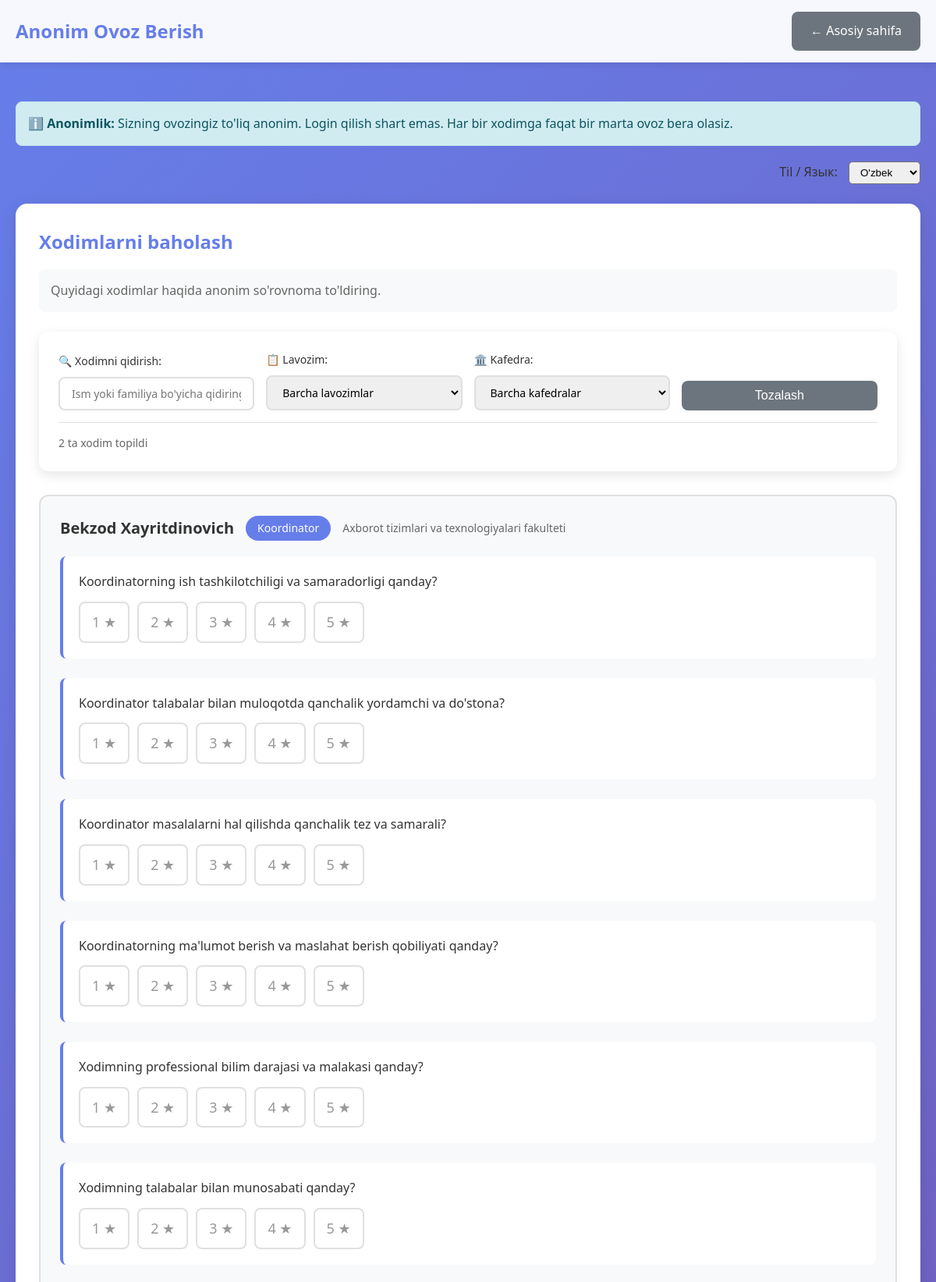
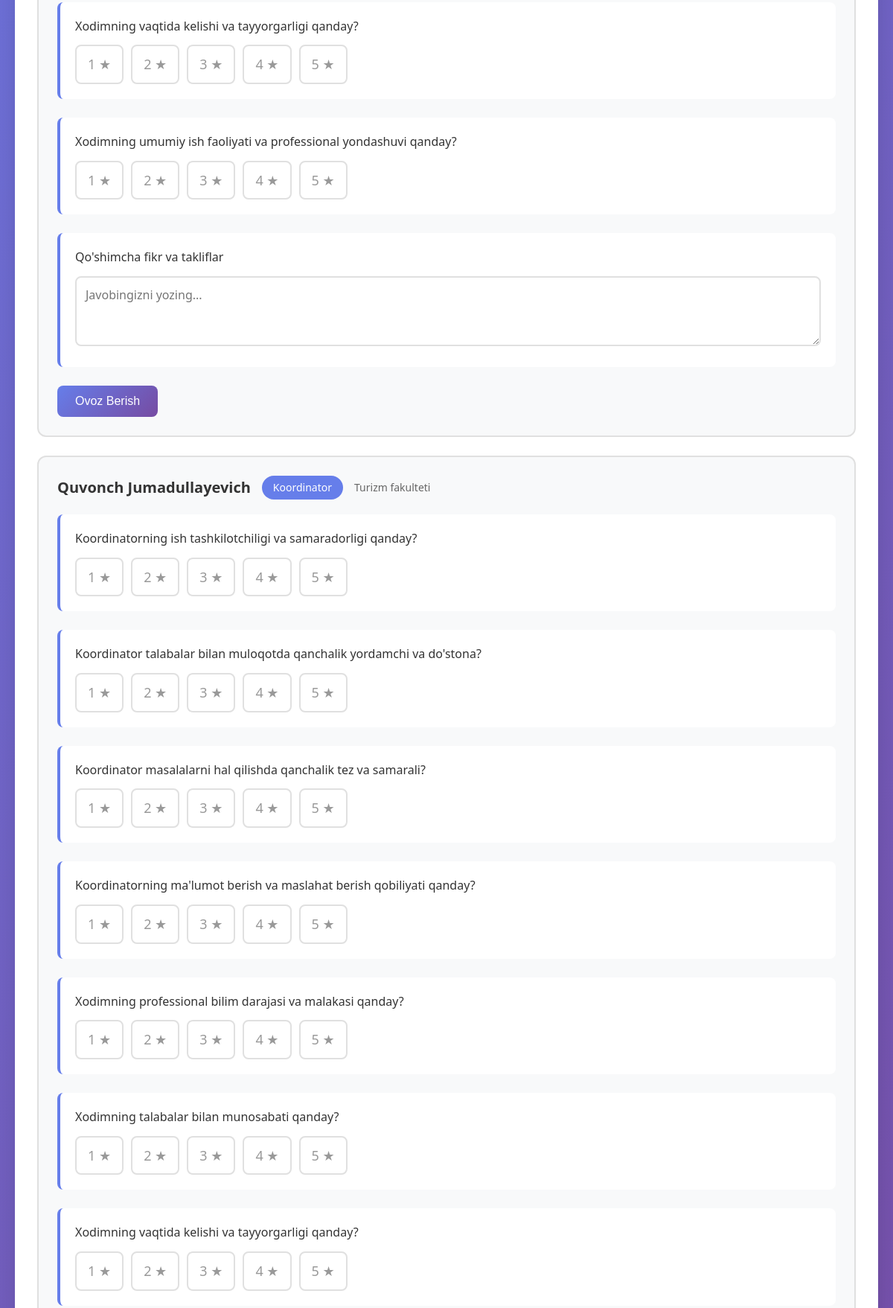
/anonymous.php (upper part), run on the app's committed database (2 pictures, top to bottom).
### tables this page shows
CREATE TABLE employees (
    id INT PRIMARY KEY AUTO_INCREMENT,
    full_name VARCHAR(100) NOT NULL,
    position ENUM('teacher', 'dean', 'coordinator') NOT NULL,
    department_uz VARCHAR(100) NULL COMMENT 'Kafedra nomi (Uzbek)',
    department_ru VARCHAR(100) NULL COMMENT 'Kafedra nomi (Russian)',
    created_at TIMESTAMP DEFAULT CURRENT_TIMESTAMP
);

CREATE TABLE questions (
    id INT PRIMARY KEY AUTO_INCREMENT,
    question_text TEXT NULL COMMENT 'Eski format (backup)',
    question_text_uz TEXT NOT NULL COMMENT 'Savol matni (Uzbek)',
    question_text_ru TEXT NULL COMMENT 'Savol matni (Russian)',
    question_type ENUM('rating', 'text') DEFAULT 'rating',
    position_type ENUM('teacher', 'dean', 'coordinator', 'all') DEFAULT 'all',
    created_at TIMESTAMP DEFAULT CURRENT_TIMESTAMP
);

### includes/functions.php (called while the page is built, shortened)
<?php
function getPositionName($position) {
    $positions = [
        'teacher' => 'O\'qituvchi',
        'dean' => 'Dekan',
        'coordinator' => 'Koordinator'
    ];
    return $positions[$position] ?? $position;
}
function getQuestionText($question, $lang = 'uz') {
    return $question['question_text_uz'] ?? $question['question_text'] ?? '';
}
function getUserLanguage() {
    return $_SESSION['language'] ?? 'uz';
}
?>

### anonymous.php (the view, shortened to what this page needs)
<?php
require_once 'includes/functions.php';
$conn = getDBConnection();
$employees_query = "SELECT id, full_name, position, department_uz, department_ru FROM employees ORDER BY position, full_name";
$employees_result = $conn->query($employees_query);
$employees = $employees_result->fetchAll();
$current_lang = getUserLanguage();
$questions_query = "SELECT id, question_text, question_text_uz, question_text_ru, question_type, position_type FROM questions ORDER BY position_type, id";
$questions_result = $conn->query($questions_query);
$questions = $questions_result->fetchAll();
$session_key = 'anonymous_votes';
?>
<!DOCTYPE html>
<html lang="uz">
<head>
    <link rel="stylesheet" href="assets/css/style.css">
</head>
<body>
    <div class="header">
        <div class="container">
            <h1>Anonim Ovoz Berish</h1>
            <div class="user-info">
                <a href="index.php" class="btn btn-secondary">← Asosiy sahifa</a>
            </div>
        </div>
    </div>
    <div class="container">
        <div class="anonymous-info">
            <div class="alert alert-info">
                <strong>ℹ️ Anonimlik:</strong> Sizning ovozingiz to'liq anonim. Login qilish shart emas.
                Har bir xodimga faqat bir marta ovoz bera olasiz.
            </div>
            <div class="language-selector" style="text-align: right; margin-top: 10px;">
                <label for="lang-select">Til / Язык:</label>
                <select id="lang-select" onchange="window.location.href='?lang=' + this.value" style="padding: 5px 10px; margin-left: 10px; border-radius: 5px;">
                    <option value="uz" <?php echo $current_lang === 'uz' ? 'selected' : ''; ?>>O'zbek</option>
                </select>
            </div>
        </div>
        <div class="survey-section">
            <h2>Xodimlarni baholash</h2>
            <p class="info-text">Quyidagi xodimlar haqida anonim so'rovnoma to'ldiring.</p>
            <div class="filter-panel">
                <div class="filter-row">
                    <div class="filter-group">
                        <label for="search-input">🔍 Xodimni qidirish:</label>
                        <input type="text" id="search-input" class="form-control" placeholder="Ism yoki familiya bo'yicha qidiring...">
                    </div>
                    <div class="filter-group">
                        <label for="position-filter">📋 Lavozim:</label>
                        <select id="position-filter" class="form-control">
                            <option value="">Barcha lavozimlar</option>
                        </select>
                    </div>
                    <div class="filter-group">
                        <label for="department-filter">🏛️ Kafedra:</label>
                        <select id="department-filter" class="form-control">
                            <option value="">Barcha kafedralar</option>
                        </select>
                    </div>
                    <div class="filter-group">
                        <button type="button" id="clear-filters" class="btn btn-secondary">Tozalash</button>
                    </div>
                </div>
                <div class="filter-results">
                    <span id="results-count"><?php echo count($employees); ?> ta xodim topildi</span>
                </div>
            </div>
            <?php if (count($employees) > 0): ?>
                <?php foreach ($employees as $employee): ?>
                    <?php
                    $is_voted = in_array($employee['id'], $_SESSION[$session_key] ?? []);
                    ?>
                    <div class="employee-card <?php echo $is_voted ? 'submitted' : ''; ?>"
                         data-name="<?php echo htmlspecialchars(strtolower($employee['full_name'])); ?>"
                         data-position="<?php echo htmlspecialchars($employee['position']); ?>"
                         data-department="<?php echo htmlspecialchars($employee['department_uz'] ?? ''); ?>">
                        <div class="employee-header">
                            <h3><?php echo htmlspecialchars($employee['full_name']); ?></h3>
                            <span class="position-badge"><?php echo getPositionName($employee['position']); ?></span>
                            <?php if ($employee['department_uz']): ?>
                                <span class="department"><?php echo htmlspecialchars($employee['department_uz']); ?></span>
                            <?php endif; ?>
                        </div>
                        <?php if (!$is_voted): ?>
                            <form method="POST" class="survey-form">
                                <?php foreach ($questions as $question): ?>
                                    <?php
                                    if ($question['position_type'] !== 'all' && $question['position_type'] !== $employee['position']) {
                                        continue;
                                    }
                                    ?>
                                    <div class="question-group">
                                        <label class="question-label">
                                            <?php echo htmlspecialchars(getQuestionText($question, $current_lang)); ?>
                                        </label>
                                        <?php if ($question['question_type'] === 'rating'): ?>
                                            <div class="rating-group">
                                                <?php for ($i = 1; $i <= 5; $i++): ?>
                                                    <label class="rating-option">
                                                        <span class="star"><?php echo $i; ?> ★</span>
                                                    </label>
                                                <?php endfor; ?>
                                            </div>
                                        <?php else: ?>
                                            <textarea name="question_<?php echo $question['id']; ?>" rows="3" class="form-control" placeholder="Javobingizni yozing..."></textarea>
                                        <?php endif; ?>
                                    </div>
                                <?php endforeach; ?>
                                <button type="submit" class="btn btn-primary">Ovoz Berish</button>
                            </form>
                        <?php endif; ?>
                    </div>
                <?php endforeach; ?>
            <?php else: ?>
                <div class="alert alert-info">Hozircha xodimlar ro'yxati bo'sh.</div>
            <?php endif; ?>
        </div>
    </div>
</body>
</html>

### assets/css/style.css (style rules this page uses)
* { margin: 0; padding: 0; box-sizing: border-box; }
body { font-family: "Segoe UI", Tahoma, Geneva, Verdana, sans-serif; background: linear-gradient(135deg, #667eea 0%, #764ba2 100%); min-height: 100vh; color: #333; line-height: 1.6; }
.container { max-width: 1200px; margin: 0 auto; padding: 20px; }
.header { background: rgba(255, 255, 255, 0.95); box-shadow: 0 2px 10px rgba(0, 0, 0, 0.1); margin-bottom: 30px; }
.header .container { display: flex; justify-content: space-between; align-items: center; padding: 15px 20px; }
.header h1 { color: #667eea; font-size: 24px; }
.user-info { display: flex; gap: 10px; align-items: center; }
.form-control { width: 100%; padding: 12px; border: 2px solid #e0e0e0; border-radius: 8px; font-size: 16px; font-family: inherit; }
.btn { padding: 12px 24px; border: none; border-radius: 8px; font-size: 16px; cursor: pointer; text-decoration: none; display: inline-block; transition: all 0.3s; font-weight: 500; }
.btn-primary { background: linear-gradient(135deg, #667eea 0%, #764ba2 100%); color: white; }
.btn-secondary { background: #6c757d; color: white; }
.alert { padding: 15px; border-radius: 8px; margin-bottom: 20px; }
.alert-info { background: #d1ecf1; color: #0c5460; border: 1px solid #bee5eb; }
.survey-section { background: white; border-radius: 15px; padding: 30px; box-shadow: 0 5px 20px rgba(0, 0, 0, 0.1); }
.survey-section h2 { color: #667eea; margin-bottom: 15px; }
.info-text { color: #666; margin-bottom: 25px; padding: 15px; background: #f8f9fa; border-radius: 8px; }
.employee-card { background: #f8f9fa; border-radius: 12px; padding: 25px; margin-bottom: 25px; border: 2px solid #e0e0e0; transition: all 0.3s; }
.employee-header { display: flex; align-items: center; gap: 15px; margin-bottom: 20px; flex-wrap: wrap; }
.employee-header h3 { color: #333; font-size: 20px; }
.position-badge { background: #667eea; color: white; padding: 5px 15px; border-radius: 20px; font-size: 14px; font-weight: 500; }
.department { color: #666; font-size: 14px; }
.question-group { margin-bottom: 25px; padding: 20px; background: white; border-radius: 8px; border-left: 4px solid #667eea; }
.question-label { display: block; font-weight: 500; color: #333; margin-bottom: 12px; font-size: 16px; }
.rating-group { display: flex; gap: 10px; flex-wrap: wrap; }
.rating-option { cursor: pointer; padding: 10px 15px; border: 2px solid #e0e0e0; border-radius: 8px; transition: all 0.3s; background: white; }
.star { font-size: 18px; color: #999; }
.anonymous-info { margin-bottom: 25px; }
.filter-panel { background: white; border-radius: 12px; padding: 25px; margin-bottom: 30px; box-shadow: 0 5px 15px rgba(0, 0, 0, 0.1); }
.filter-row { display: flex; gap: 15px; flex-wrap: wrap; align-items: flex-end; margin-bottom: 15px; }
.filter-group { flex: 1; min-width: 200px; }
.filter-group label { display: block; margin-bottom: 8px; color: #333; font-weight: 500; font-size: 14px; }
.filter-group input[type="text"], .filter-group select { width: 100%; padding: 10px 15px; border: 2px solid #e0e0e0; border-radius: 8px; font-size: 14px; transition: border-color 0.3s; }
.filter-group button { width: 100%; padding: 10px 15px; }
.filter-results { padding-top: 15px; border-top: 1px solid #e0e0e0; color: #666; font-size: 14px; font-weight: 500; }

### data on the page
employees: full_name "Bekzod Xayritdinovich", position "Koordinator", department_uz "Axborot tizimlari va texnologiyalari fakulteti"
questions: question_text_uz "Koordinatorning ish tashkilotchiligi va samaradorligi qanday?", question_type "rating" (drawn)
questions: question_text_uz "Koordinator talabalar bilan muloqotda qanchalik yordamchi va do'stona?", question_type "rating" (drawn)
questions: question_text_uz "Koordinator masalalarni hal qilishda qanchalik tez va samarali?", question_type "rating" (drawn)
questions: question_text_uz "Koordinatorning ma'lumot berish va maslahat berish qobiliyati qanday?", question_type "rating" (drawn)
questions: question_text_uz "Xodimning professional bilim darajasi va malakasi qanday?", question_type "rating" (drawn)
questions: question_text_uz "Xodimning talabalar bilan munosabati qanday?", question_type "rating" (drawn)
questions: question_text_uz "Xodimning vaqtida kelishi va tayyorgarligi qanday?", question_type "rating" (drawn)
questions: question_text_uz "Xodimning umumiy ish faoliyati va professional yondashuvi qanday?", question_type "rating" (drawn)
questions: question_text_uz "Qo'shimcha fikr va takliflar", id "Javobingizni yozing..."
employees: full_name "Quvonch Jumadullayevich", position "Koordinator", department_uz "Turizm fakulteti"

### other printed values
count($employees) "2"
